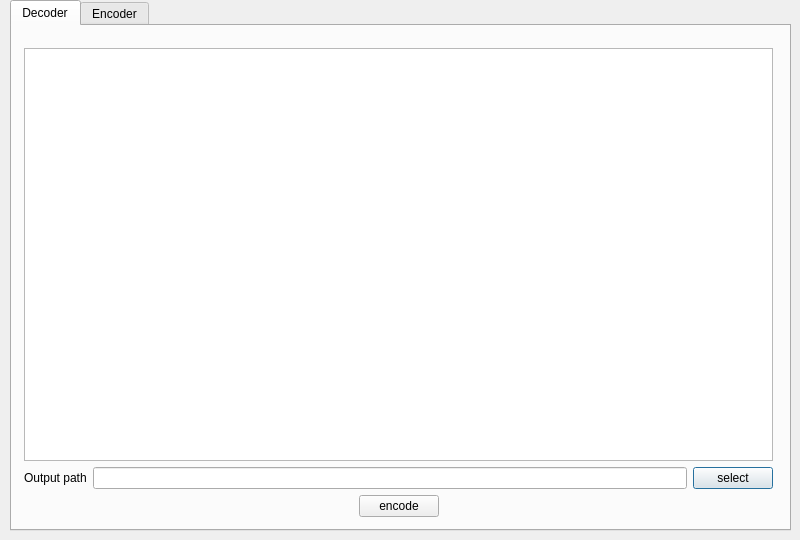
<?xml version="1.0" encoding="UTF-8"?>
<ui version="4.0">
 <class>MainDialog</class>
 <widget class="QDialog" name="MainDialog">
  <property name="geometry">
   <rect>
    <x>0</x>
    <y>0</y>
    <width>800</width>
    <height>540</height>
   </rect>
  </property>
  <property name="windowTitle">
   <string>MainDialog</string>
  </property>
  <widget class="QTabWidget" name="tabWidget">
   <property name="geometry">
    <rect>
     <x>10</x>
     <y>0</y>
     <width>781</width>
     <height>531</height>
    </rect>
   </property>
   <property name="autoFillBackground">
    <bool>false</bool>
   </property>
   <property name="currentIndex">
    <number>0</number>
   </property>
   <widget class="QWidget" name="decoderTab">
    <attribute name="title">
     <string>Decoder</string>
    </attribute>
    <widget class="QWidget" name="">
     <property name="geometry">
      <rect>
       <x>1</x>
       <y>11</y>
       <width>771</width>
       <height>491</height>
      </rect>
     </property>
     <layout class="QGridLayout" name="gridLayout_2">
      <item row="0" column="0">
       <widget class="QTextEdit" name="inputFileCode"/>
      </item>
      <item row="1" column="0">
       <layout class="QGridLayout" name="gridLayout">
        <item row="0" column="0">
         <widget class="QLabel" name="label">
          <property name="text">
           <string>Output path</string>
          </property>
         </widget>
        </item>
        <item row="0" column="1">
         <widget class="QLineEdit" name="outputPath"/>
        </item>
        <item row="0" column="2">
         <widget class="QPushButton" name="outputSelect">
          <property name="text">
           <string>select</string>
          </property>
         </widget>
        </item>
       </layout>
      </item>
      <item row="2" column="0">
       <layout class="QHBoxLayout" name="horizontalLayout">
        <item>
         <spacer name="horizontalSpacer">
          <property name="orientation">
           <enum>Qt::Horizontal</enum>
          </property>
          <property name="sizeHint" stdset="0">
           <size>
            <width>40</width>
            <height>20</height>
           </size>
          </property>
         </spacer>
        </item>
        <item>
         <widget class="QPushButton" name="enocde">
          <property name="text">
           <string>encode</string>
          </property>
         </widget>
        </item>
        <item>
         <spacer name="horizontalSpacer_2">
          <property name="orientation">
           <enum>Qt::Horizontal</enum>
          </property>
          <property name="sizeHint" stdset="0">
           <size>
            <width>40</width>
            <height>20</height>
           </size>
          </property>
         </spacer>
        </item>
       </layout>
      </item>
     </layout>
    </widget>
   </widget>
   <widget class="QWidget" name="encoderTab">
    <attribute name="title">
     <string>Encoder</string>
    </attribute>
   </widget>
  </widget>
 </widget>
 <layoutdefault spacing="6" margin="11"/>
 <resources/>
 <connections/>
</ui>
